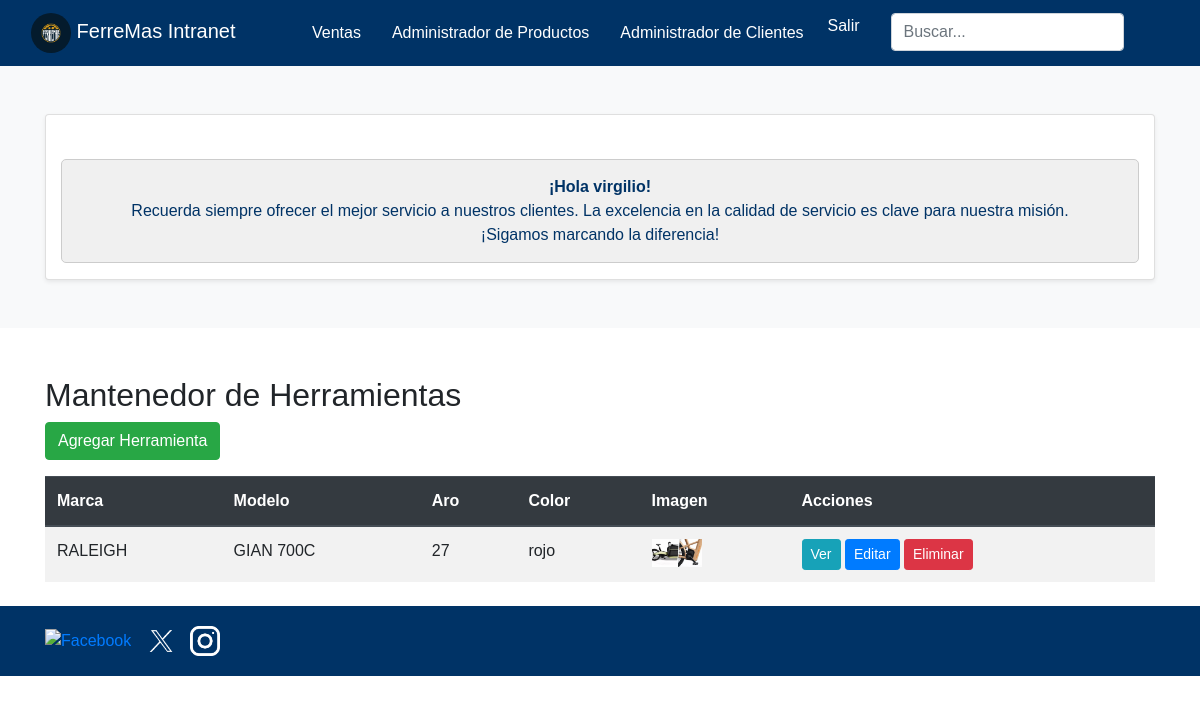
/bicicletas/ (signed in), run on the app's committed database.
### core/models.py (models this page shows, shortened)
class Bicicleta(models.Model):
    marca = models.CharField(max_length=100)
    modelo = models.CharField(max_length=100)
    aro = models.IntegerField()
    color = models.CharField(max_length=100, blank=True)
    imagen = models.ImageField(upload_to='bicicletas/', null=True, blank=True)

### core/views.py (the view)
# urls.py: path('bicicletas/', mantenedor_bicicletas, name='mantenedor_bicicletas'),
@staff_required
def mantenedor_bicicletas(request):
    bicicletas = Bicicleta.objects.all()
    return render(request, 'core/mantenedor_bicicletas.html', {'bicicletas': bicicletas})

### core/context_processors.py (called while the page is built)
def carrito_contador(request):
    return {'cantidad_productos': contar_items(request)}

### core/views.py (called while the page is built)
def contar_items(request):
    if request.user.is_authenticated:
        cantidad_productos = CarritoItem.objects.filter(usuario=request.user).aggregate(Sum('cantidad'))['cantidad__sum'] or 0
    else:
        cantidad_productos = 0
    return cantidad_productos

### core/templates/core/mantenedor_bicicletas.html
{% extends "core/base_intranet.html" %}
        {% block content %}
        <div class="container mt-5">
            <h2>Mantenedor de Herramientas</h2>
            <a href="{% url 'agregar_bicicleta' %}" class="btn btn-success mb-3">Agregar Herramienta</a>
            <table class="table table-striped">
                <thead class="thead-dark">
                    <tr>
                        <th>Marca</th>
                        <th>Modelo</th>
                        <th>Aro</th>
                        <th>Color</th>
                        <th>Imagen</th>
                        <th>Acciones</th>
                    </tr>
                </thead>
                <tbody>
                    {% for bicicleta in bicicletas %}
                    <tr>
                        <td>{{ bicicleta.marca }}</td>
                        <td>{{ bicicleta.modelo }}</td>
                        <td>{{ bicicleta.aro }}</td>
                        <td>{{ bicicleta.color }}</td>
                        <td>
                            {% if bicicleta.imagen %}
                                <img src="{{ bicicleta.imagen.url }}" alt="{{ bicicleta.marca }} {{ bicicleta.modelo }}" width="50">
                            {% else %}
                                No Image
                            {% endif %}
                        </td>
                        <td>
                            <a href="{% url 'detalle_bicicleta' bicicleta.pk %}" class="btn btn-info btn-sm">Ver</a>
                            <a href="{% url 'actualizar_bicicleta' bicicleta.pk %}" class="btn btn-primary btn-sm">Editar</a>
                            <a href="{% url 'eliminar_bicicleta' bicicleta.pk %}" class="btn btn-danger btn-sm">Eliminar</a>
                        </td>
                    </tr>
                    {% endfor %}
                </tbody>
            </table>
        </div>
        {% endblock %}

### core/templates/core/base_intranet.html (shortened to what this page needs)
{% load static %}
<!DOCTYPE html>
<html lang="es">
<head>
    <link href="https://stackpath.bootstrapcdn.com/bootstrap/4.5.2/css/bootstrap.min.css" rel="stylesheet">
</head>
<body>
    <header>
        <nav class="navbar navbar-expand-lg navbar-dark">
            <div class="container-fluid navbar-center">
                <a class="navbar-brand" href="{% url 'inicio_intra' %}">
                    <img src="{% static 'img/logoferremas.jpg' %}" alt="Logo" class="brand-image img-circle elevation-3" style="width: 40px; height: 40px; object-fit: cover; border-radius: 50%;">
                    <span class="logo-text">FerreMas Intranet</span>
                </a>
                <div class="collapse navbar-collapse" id="navbarNav">
                    <ul class="navbar-nav ml-auto">
                        <li class="nav-item">
                            <a class="nav-link" href="{% url 'ventas_listar' %}">Ventas</a>
                        </li>
                        <li class="nav-item">
                            <a class="nav-link" href="{% url 'mantenedor_productos' %}">Administrador de Productos</a>
                        </li>
                        <li class="nav-item">
                            <a class="nav-link" href="{% url 'mantenedor_clientes' %}">Administrador de Clientes</a>
                        </li>
                        <li class="nav-item d-flex justify-content-center">
                            <form id="logout-form" method="POST" action="{% url 'logout' %}" style="display: inline;">
                                <a href="#" class="nav-link btn btn-link" style="padding: 0; color: white; text-decoration: none;" onclick="document.getElementById('logout-form').submit();">
                                    Salir
                                </a>
                            </form>
                        </li>
                        <li class="nav-item">
                            <form class="form-inline my-2 my-lg-0">
                                <input class="form-control mr-sm-2" type="search" placeholder="Buscar..." aria-label="Buscar">
                            </form>
                        </li>
                    </ul>
                </div>
            </div>
        </nav>
    </header>
    {% if user.is_authenticated %}
    <div class="container-fluid bg-light py-5">
        <div class="container text-center">
            <div class="row justify-content-center">
                <div class="col-lg-12">
                    <div class="card shadow-sm">
                        <main class="container mt-4">
                            <div class="alert alert-info" role="alert">
                                <strong>¡Hola {{user.username}}!</strong> </br>Recuerda siempre ofrecer el mejor servicio a nuestros clientes. La excelencia en la calidad de servicio es clave para nuestra misión. </br>¡Sigamos marcando la diferencia!
                            </div>
                        </main>
                    </div>
                </div>
            </div>
        </div>
    </div>
    {% endif %}
    {% block content %}
    {% endblock %}
    <footer class="footer-content mt-4">
        <div class="container">
            <div class="row">
                <div class="col-md-6">
                    <div class="social-media">
                        <a href="#"><img src="{% static 'img/facebook.png' %}" alt="Facebook"></a>
                        <a href="#"><img src="{% static 'img/x.webp' %}" alt="Twitter"></a>
                        <a href="#"><img src="{% static 'img/instagram.png' %}" alt="Instagram"></a>
                    </div>
                </div>
            </div>
        </div>
    </footer>
</body>
</html>

### core/templates/core/base_intranet.html (style rules this page uses)
body { font-family: Arial, sans-serif; }
.navbar { background-color: #003366; }
.navbar-brand img { height: 50px; width: auto; }
.nav-link { color: white !important; transition: color 0.3s; }
.form-inline .form-control { border-radius: 0.25rem; }
.footer-content { background-color: #003366; color: white; padding: 20px; }
.social-media img { width: 30px; margin-right: 10px; }
.navbar-center { display: flex; justify-content: center; width: 100%; }
.navbar-center .navbar-nav { margin: auto; }
.alert { background-color: #f0f0f0; border-color: #ccc; color: #003366; text-align: center; padding: 15px; border-radius: 5px; margin-top: 20px; }
.alert strong { color: #003366; }
.navbar-nav { flex-direction: row; }
.navbar-nav .nav-item { margin-left: 15px; }
.navbar-nav .form-inline { margin-left: 15px; }

### data on the page
Bicicleta: marca "RALEIGH", modelo "GIAN 700C", aro "27", color "rojo", imagen (picture)

### other printed values
{{ user.username }} "virgilio"
